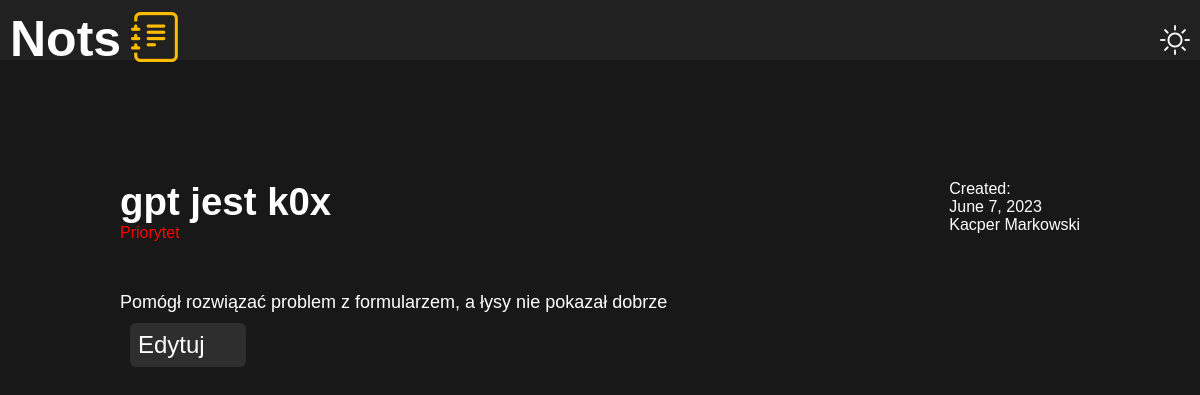
The app's page /details/46?priority= with its own data.
### NotsApp/models.py (models this page shows, shortened)
class Note(models.Model):
    title = models.CharField(max_length=20)
    content = models.TextField()
    created = models.DateField(auto_now_add=True)
    author = models.CharField(max_length=50)
    priority = models.ForeignKey(Priority, on_delete=models.CASCADE, related_name='notes')
    noteManager = models.Manager()

class Priority(models.Model):
    title = models.CharField(max_length=20)
    shortcut = models.CharField(max_length=15, default='')
    color = models.CharField(max_length=15)
    weight = models.IntegerField(default=0, validators=[MaxValueValidator(6), MinValueValidator(0)])
    priorityManager = models.Manager()

### NotsApp/views.py (the view)
# urls.py: path('details/<int:pk>', NoteDetailView.as_view(), name='details'),
class NoteDetailView(DetailView):
    model = Note
    template_name = 'web/details.html'

### templates/web/details.html (shortened to what this page needs)
{% load static %}
<!DOCTYPE html>
<html lang="pl">
<head>
    <link rel="stylesheet" href="https://cdn.jsdelivr.net/npm/bootstrap-icons@1.10.5/font/bootstrap-icons.css">
    <link rel="stylesheet" href="{% static "css/style-details.css" %}">
</head>
<body>
    <nav>
        <a href=".." class="name">Nots<i class="bi bi-journal-text"></i></a>
        <i class="bi bi-brightness-high"></i>
    </nav>
    <main>
        <div class="title_priority">
            <div class="title"><h1>{{ note.title }}</h1></div>
            <div class="priority" style="color: {{ note.priority.color }};">{{ note.priority.title }}</div>
        </div>
        <div class="date_author">
            Created:
            <div class="date">{{ note.created }}</div>
            <div class="author">{{ note.author }}</div>
        </div>
        <div class="text">{{ note.content }}</div>
        <div class="add">
            <a href="/edit/{{ note.id }}" >Edytuj</a>
        </div>
    </main>
</body>
</html>

### NotsApp/static/css/style-details.css (style rules this page uses)
* { color: #ffffff; font-family: Arial, Helvetica, sans-serif; }
body { background-color: #181818; margin: 0px; }
a { text-decoration: none; }
nav { padding: 10px; display: flex; flex-wrap: wrap; background-color: #212121; height: 5vh; }
.name { font-size: 50px; margin: auto 0px auto 0px; font-weight: bold; }
.bi-journal-text { font-size: 50px; margin: auto auto auto 10px; color: #ffbb00; }
.bi-brightness-high { font-size: 30px; margin: 14px 0 0 auto; transition: color 200ms; }
main { padding: 10% 10% 0px; display: flex; flex-wrap: wrap; }
.title_priority { width: fit-content; margin-right: auto; }
.title { font-size: larger; }
.title>h1 { margin: 0px; word-wrap: break-word; }
.priority { width: 100%; height: auto; margin-bottom: 10px; }
.date_author { width: fit-content; float: left; }
.text { margin-top: 40px; width: 100%; word-wrap: break-word; font-size: large }
.add { font-size: x-large; background-color: #2e2e2e; padding: 8px; width: 100px; margin: 10px 0px 0px 10px; border-radius: 6px; transition: background-color 100ms; }

### records on screen
Note: title "gpt jest k0x", priority "Priorytet", created "June 7, 2023", author "Kacper Markowski", content "Pomógł rozwiązać problem z formularzem, a łysy nie pokazał dobrze"
